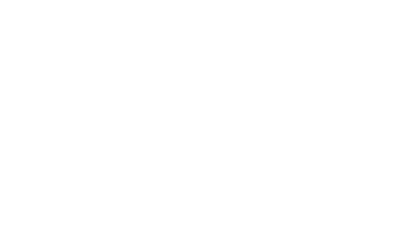
Frame 1 (no input)
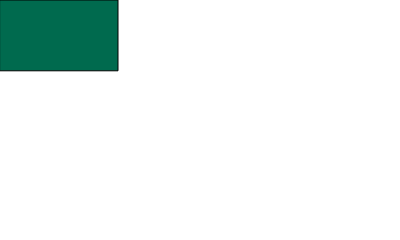
Frame 60 (no input)
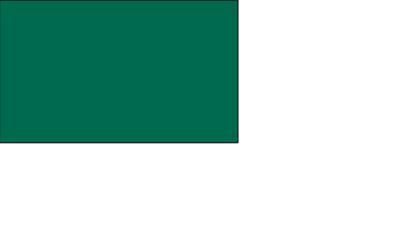
Frame 120 (the mouse pressed at the canvas centre since frame 60)

The p5.js sketch that drew these frames (run headless with seeded random() and noise() and a simulated clock; from frame 60 on, the mouse is pressed at the canvas centre):

// p5.js sketch
// ── sketch.js
let w = 400;
let h = w * 3/5;
let r = w/5;
let cx = w * 9/20;
let cy = h/2;

let vx = w/200;
let vy = h/200;
let rv = r/100;
let x = 0,y = 0,rCurrent = 0;
var button;
function setup() {
  createElement("h1","Bangladesh Flag");
  canvas = createCanvas(w,h);
  createP("");
  button = createButton("Reset");
  createP("");
  createA("https://en.wikipedia.org/wiki/Flag_of_Bangladesh","Flag Detail");
  button.mousePressed(reset);
}

function draw() {
  background(255);
  fill(0,106,78);
  rect(0,0,x,y);
  if(x<w){
    x += vx;
    y += vy;
  }
  else{
    fill(244,42,65);
    noStroke();
    ellipse(cx,cy,2*rCurrent,2*rCurrent);
    if(rCurrent<r) rCurrent += rv;
  }
}


function reset(){
  x = 0;
  y = 0;
  rCurrent = 0;
}

function keyPressed(){
	if(keyCode == ENTER) reset();
}
